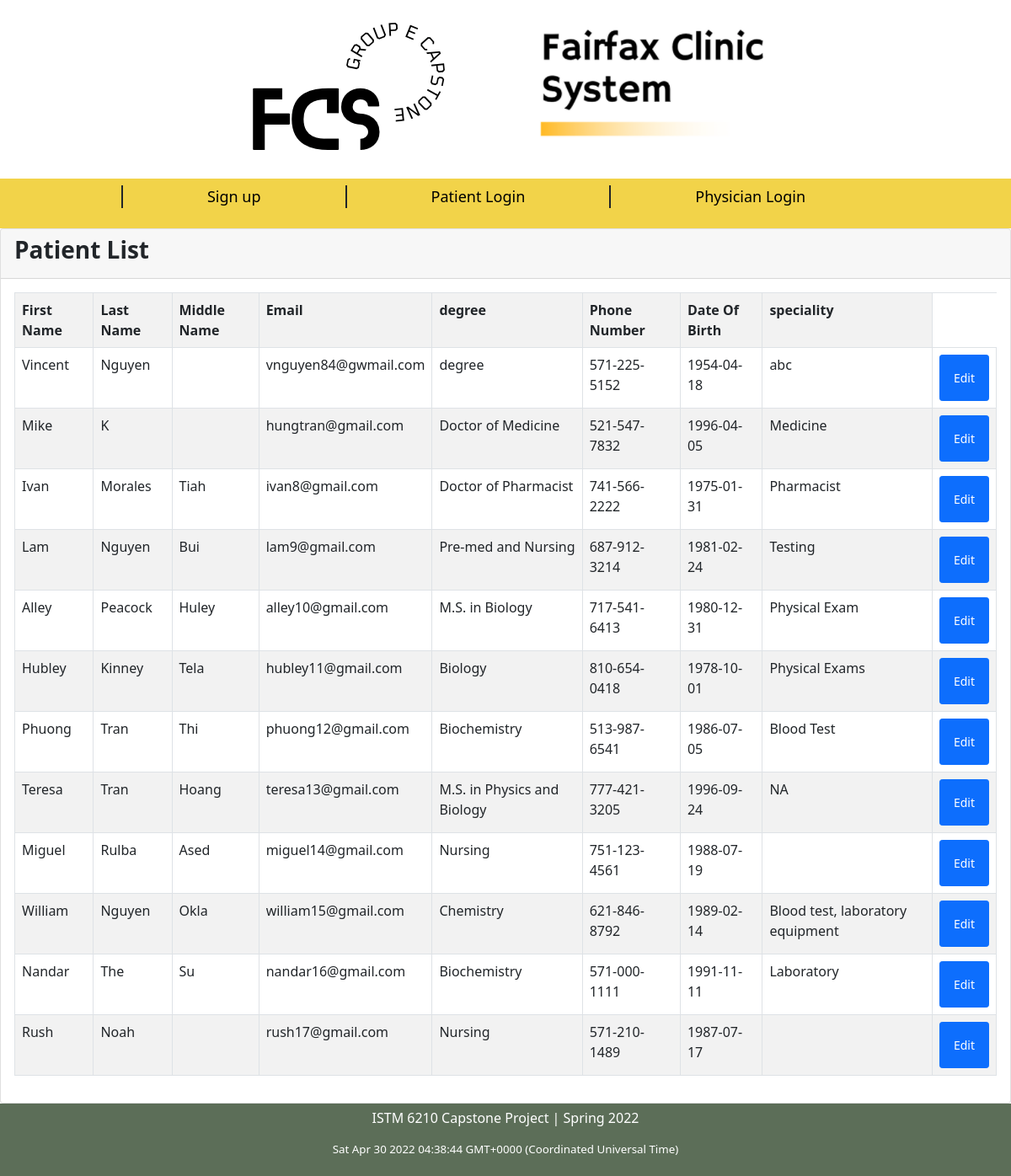
/admin_physician.php, run on the app's committed database.
### tables this page shows
CREATE TABLE `physician` (
  `id` int(25) NOT NULL,
  `first_name` varchar(50) NOT NULL,
  `last_name` varchar(50) NOT NULL,
  `middle_name` varchar(50) NOT NULL,
  `email` varchar(125) NOT NULL,
  `password` varchar(125) NOT NULL,
  `degree` varchar(100) NOT NULL,
  `phone_number` varchar(125) NOT NULL,
  `dob` date NOT NULL,
  `speciality` varchar(125) NOT NULL,
  `created_at` datetime NOT NULL DEFAULT CURRENT_TIMESTAMP
);

### admin_physician.php (the view, shortened to what this page needs)
<?php
include_once('header.php');
require_once './includes/dbh.inc.php';
  $query = "Select * from physician";
  $query_run = mysqli_query($conn, $query);
?>
<body>
<div class="card">
			      		<div class="card-header"><h3><b>Patient List</b></h3></div>
			      		<div class="card-body">
		      				<div class="table-responsive">
		      					<table class="table table-striped table-bordered">
		      						<tr>
									  <th>First Name </th>
		      							<th>Last Name</th>
		      							<th>Middle Name</th>
		      							<th>Email</th>
		      							<th>degree</th>
		      							<th>Phone Number</th>
										<th>Date Of Birth</th>
										<th>speciality</th>
		      						</tr>
                      <?php
                        while($row = mysqli_fetch_assoc($query_run)){
		      							echo '
		      							<tr>
											  <td>'.$row["first_name"].'</td>
											  <td>'.$row["last_name"].'</td>
		      								<td>'.$row["middle_name"].'</td>
		      								<td>'.$row["email"].'</td>
		      								<td>'.$row["degree"].'</td>
		      								<td>'.$row["phone_number"].'</td>
											  <td>'.$row["dob"].'</td>
											  <td>'.$row["speciality"].'</td>
		      							 <td><button type="button" name="physician" class="btn btn-primary btn-sm p-3 physician" data-id="'.$row["id"].'">Edit</button></td>
		      							</tr>
		      							';
		      						}
		      						?>
		      					</table>
		      				</div>
		      			</div>
                  </div>
</body>
<?php
    include_once('footer.php');
?>

### css/Appointment.css (style rules this page uses)
body { font-family: Segoe, "Segoe UI", "DejaVu Sans", "Trebuchet MS", Verdana, sans-serif; margin: 0; }

### css/Home_Patient.css (style rules this page uses)
* { box-sizing: border-box; }
body { font-family: Segoe, "Segoe UI", "DejaVu Sans", "Trebuchet MS", Verdana, sans-serif; margin: 0; }

### data on the page
physician: first_name "Vincent", last_name "Nguyen", email "vnguyen84@gwmail.com", degree "degree", phone_number "571-225-5152", dob "1954-04-18", speciality "abc"
physician: first_name "Mike", last_name "K", email "hungtran@gmail.com", degree "Doctor of Medicine", phone_number "521-547-7832", dob "1996-04-05", speciality "Medicine"
physician: first_name "Ivan", last_name "Morales", middle_name "Tiah", email "ivan8@gmail.com", degree "Doctor of Pharmacist", phone_number "741-566-2222", dob "1975-01-31", speciality "Pharmacist"
physician: first_name "Lam", last_name "Nguyen", middle_name "Bui", email "lam9@gmail.com", degree "Pre-med and Nursing", phone_number "687-912-3214", dob "1981-02-24", speciality "Testing"
physician: first_name "Alley", last_name "Peacock", middle_name "Huley", email "alley10@gmail.com", degree "M.S. in Biology", phone_number "717-541-6413", dob "1980-12-31", speciality "Physical Exam"
physician: first_name "Hubley", last_name "Kinney", middle_name "Tela", email "hubley11@gmail.com", degree "Biology", phone_number "810-654-0418", dob "1978-10-01", speciality "Physical Exams"
physician: first_name "Phuong", last_name "Tran", middle_name "Thi", email "phuong12@gmail.com", degree "Biochemistry", phone_number "513-987-6541", dob "1986-07-05", speciality "Blood Test"
physician: first_name "Teresa", last_name "Tran", middle_name "Hoang", email "teresa13@gmail.com", degree "M.S. in Physics and Biology", phone_number "777-421-3205", dob "1996-09-24", speciality "NA"
physician: first_name "Miguel", last_name "Rulba", middle_name "Ased", email "miguel14@gmail.com", degree "Nursing", phone_number "751-123-4561", dob "1988-07-19"
physician: first_name "William", last_name "Nguyen", middle_name "Okla", email "william15@gmail.com", degree "Chemistry", phone_number "621-846-8792", dob "1989-02-14", speciality "Blood test, laboratory equipment"
physician: first_name "Nandar", last_name "The", middle_name "Su", email "nandar16@gmail.com", degree "Biochemistry", phone_number "571-000-1111", dob "1991-11-11", speciality "Laboratory"
physician: first_name "Rush", last_name "Noah", email "rush17@gmail.com", degree "Nursing", phone_number "571-210-1489", dob "1987-07-17"
